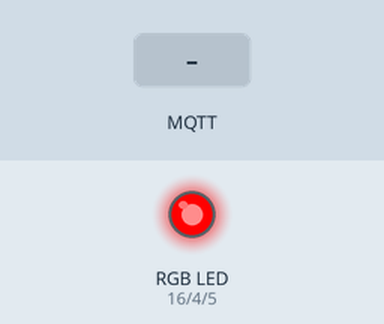
Recording of a sketch running on a simulated ESP8266 (NodeMCU). Parts: an RGB LED mixed from three pins (HIGH = lit). Dashed ring = blinking. Inputs (shaded band) come from the test bench. WiFi joins after 1.5 s; servers stay silent unless stated; no MQTT or app messages arrive unless stated; what the sketch prints to the serial monitor is not drawn.

Above: at 2.7 s.
2.8 s: MQTT message "1" arrives on the first subscribed topic
At 5.5 s:
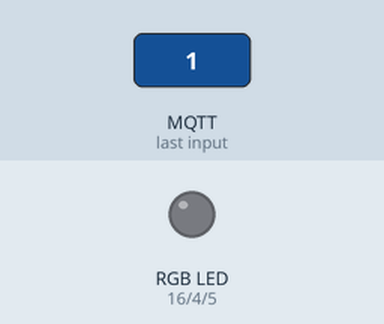
5.8 s: MQTT message "0" arrives on the first subscribed topic
At 6.05 s:
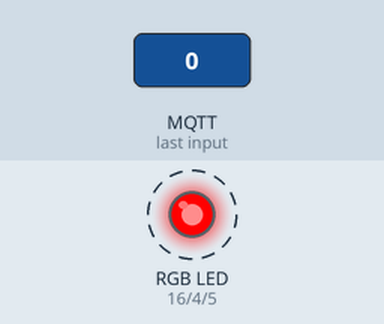
8.8 s: MQTT message "2" arrives on the first subscribed topic
At 11.6 s:
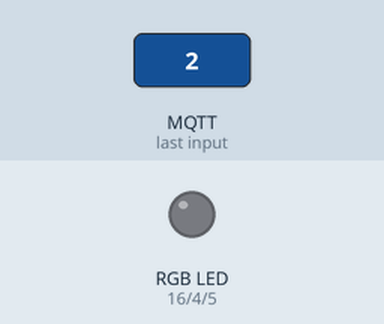
Timing chart, 0 to 13.1 s (numbered marks = the images above; inputs shaded):
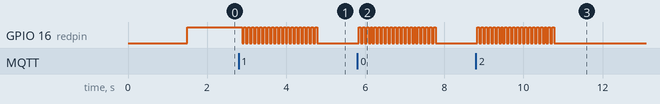

The sketch:

THBRGBLedCtrl.ino
```cpp
// includes de bibliotecas para comunicación
#include <PubSubClient.h>
#include <ESP8266WiFi.h>
#include <ArduinoJson.h> // instalar versión 6 de esta biblioteca

//***************MODIFICAR PARA SU PROYECTO *********************
//  configuración datos wifi
// descomentar el define y poner los valores de su red y de su dispositivo
#define WIFI_AP "wifiname"
#define WIFI_PASSWORD "wifipass"


//  configuración datos thingsboard
#define NODE_NAME "LEDCTRL"   //nombre que le pusieron al dispositivo cuando lo crearon
#define NODE_TOKEN "thb token"   //Token que genera Thingboard para dispositivo cuando lo crearon


//***************NO MODIFICAR *********************
char thingsboardServer[] = "demo.thingsboard.io";

/*definir topicos.
 * telemetry - para enviar datos de los sensores
 * request - para recibir una solicitud y enviar datos
 * attributes - para recibir comandos en baes a atributtos shared definidos en el dispositivo
 */
char telemetryTopic[] = "v1/devices/me/telemetry";
char requestTopic[] = "v1/devices/me/rpc/request/+";  //RPC - El Servidor usa este topico para enviar rquests, cliente response
char attributesTopic[] = "v1/devices/me/attributes";  //El Servidor usa este topico para enviar atributos

// declarar cliente Wifi y PubSus
WiFiClient wifiClient;
PubSubClient client(wifiClient);

// declarar variables control loop (para no usar delay() en loop
unsigned long lastSend;
int elapsedTime = 1000; // tiempo transcurrido entre envios al servidor
const int MaxFlash = 20;


//-------------------------------------------------------------
// LED Pins


int redpin = 16; // select the pin for the red LED = 1
int bluepin = 5; // select the pin for the blue LED
int greenpin = 4 ;// select the pin for the green LED

int ledPins[] = {redpin, bluepin, greenpin};

//enum LEDColors {RED, BLUE, GREEN} ledColor;
const int RED  = 0;
const int BLUE  = 1;
const int GREEN  = 2;
int activeLedPin;
int ledColor;

void setup() {
  Serial.begin(9600);


  // inicializar wifi y pubsus
  connectToWiFi();
  client.setServer( thingsboardServer, 1883 );

  // agregado para recibir callbacks
  client.setCallback(on_message);

  lastSend = 0; // para controlar cada cuanto tiempo se envian datos

  // led setup
  pinMode (ledPins[RED], OUTPUT);
  pinMode (ledPins[BLUE], OUTPUT);
  pinMode (ledPins[GREEN], OUTPUT);
  ledColor = RED;


  digitalWrite(ledPins[ledColor],HIGH);
  activeLedPin = RED;
}

void loop()
{

 if ( !client.connected() ) {
    reconnect();
  }


  client.loop();
}


void on_message(const char* topic, byte* payload, unsigned int length)
{
    // Mostrar datos recibidos del servidor
  Serial.println("On message");
  char message[length + 1];
  strncpy ( message, (char*)payload, length);
   message[length] = '\0';

  Serial.print("Topic: ");
  Serial.println(topic);
  Serial.print("Message: ");
  Serial.println( message);

  // Verificar el topico por el cual llegó el mensaje, puede ser un cambio de atributos o un request
  if (strcmp(topic, "v1/devices/me/attributes") ==0) { //es un cambio en atributos compartidos
    Serial.println("----> CAMBIO DE ATRIBUTOS");
  } else {
    processRequest(message);
  }

}


//Metodo para procesar requests

/*  formato JSON
 * {
    "method": "Led",
    "params": {
        "Action": "ON",
        "Color": 0
    }
}
*/


void processRequest(char *message)
{

  // Decode JSON request with ArduinoJson 6 https://arduinojson.org/v6/doc/deserialization/
  // Notar que a modo de ejemplo este mensaje se arma utilizando la librería ArduinoJson en lugar de desarmar el string a "mano"

  const int capacity = JSON_OBJECT_SIZE(4);
  StaticJsonDocument<capacity> doc;
  DeserializationError err = deserializeJson(doc, message);

  if (err) {
    Serial.print(("deserializeJson() failed with code "));
    Serial.println(err.c_str());
    return;
  }

  String method = doc["method"];
  String action = doc["params"]["Action"];
  int ledPin = doc["params"]["Color"];


    Serial.print("Action RCV:");
    Serial.print(action);

    if (action.equals("ON")) {
      setLedOn(ledPin);
    } else {
      flashLED(ledPin);
    }

}

void setLedOn(int ledPin)
{
  if (activeLedPin != ledPin) {
     digitalWrite(ledPins[activeLedPin],LOW);
  } else {
    Serial.print("ON LED on pin:");
    Serial.println(ledPin);
    digitalWrite(ledPins[ledPin],HIGH);
    activeLedPin = ledPin;
  }
}
void flashLED(int ledPin)
{
  Serial.print("FLASH LED on pin:");
  Serial.println(ledPin);
  for (int i =0; i < MaxFlash; i++) {
      digitalWrite(ledPins[ledPin],HIGH);
      delay(50);
      digitalWrite(ledPins[ledPin],LOW);
      delay(50);
  }
}
//***************NO MODIFICAR - Conexion con Wifi y ThingsBoard *********************
/*
 * funcion para reconectarse al servidor de thingsboard y suscribirse a los topicos de RPC y Atributos
 */
void reconnect() {
  int statusWifi = WL_IDLE_STATUS;
  // Loop until we're reconnected
  while (!client.connected()) {
    statusWifi = WiFi.status();
    connectToWiFi();

    Serial.print("Connecting to ThingsBoard node ...");
    // Attempt to connect (clientId, username, password)
    if ( client.connect(NODE_NAME, NODE_TOKEN, NULL) ) {
      Serial.println( "[DONE]" );

      // Suscribir al Topico de request
      client.subscribe(requestTopic);
      client.subscribe(attributesTopic);

    } else {
      Serial.print( "[FAILED] [ rc = " );
      Serial.print( client.state() );
      Serial.println( " : retrying in 5 seconds]" );
      // Wait 5 seconds before retrying
      delay( 5000 );
    }
  }
}

/*
 * función para conectarse a wifi
 */
void connectToWiFi()
{
  Serial.println("Connecting to WiFi ...");
  // attempt to connect to WiFi network

  WiFi.begin(WIFI_AP, WIFI_PASSWORD);
  while (WiFi.status() != WL_CONNECTED) {
    delay(500);
    Serial.print(".");
  }
  Serial.println("Connected to WiFi");
}
```

Measured:
- after the input at 2.8 s, GPIO 16 (redpin): alternates HIGH for 0.05 s and LOW for 0.05 s, 39 changes in all, then stays LOW, starting after 0.08 s
- after the input at 5.8 s, GPIO 16 (redpin): alternates HIGH for 0.05 s and LOW for 0.05 s, 40 changes in all, then stays LOW, starting at once
- after the input at 8.8 s, GPIO 16 (redpin): alternates HIGH for 0.05 s and LOW for 0.05 s, 40 changes in all, then stays LOW, starting at once
